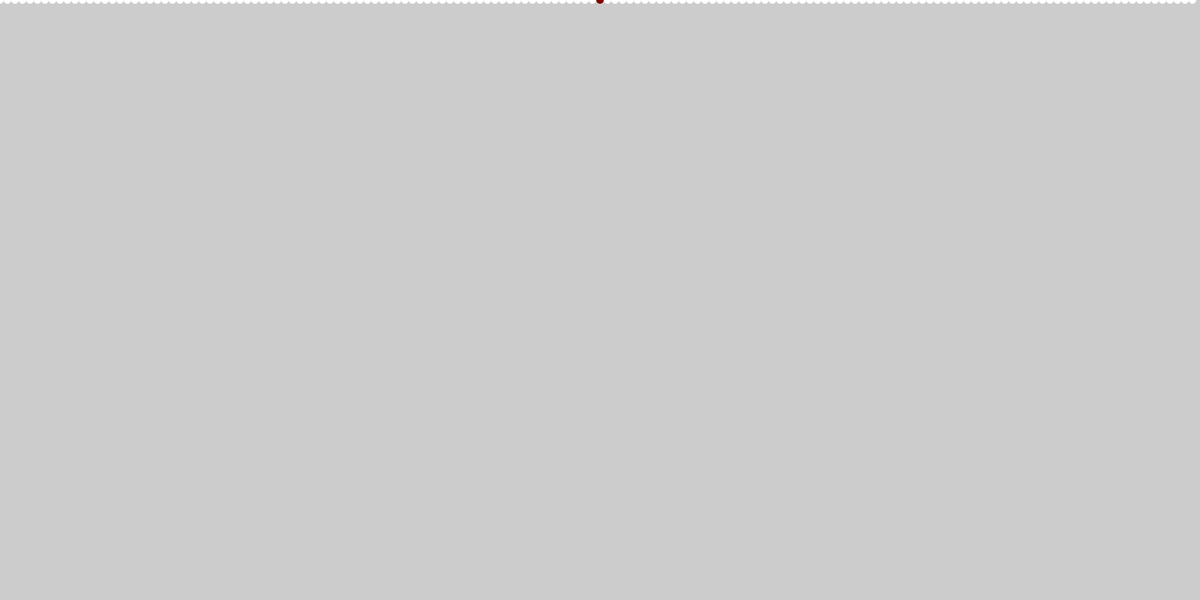
Frame 1 (no input)
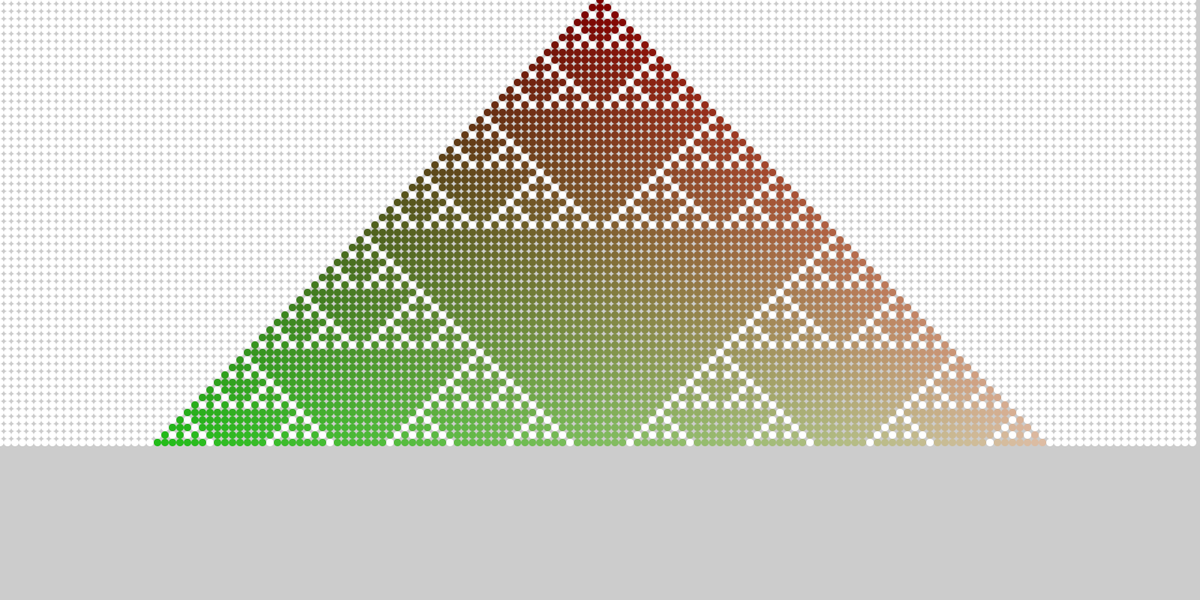
Frame 60 (the mouse pressed at the canvas centre just before this capture)
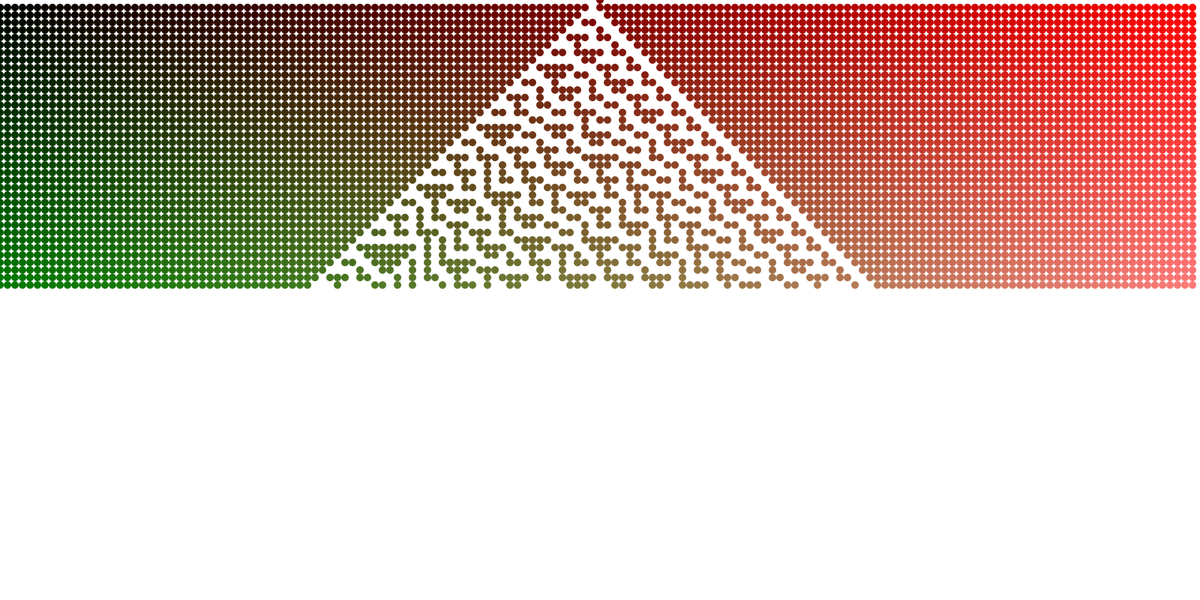
Frame 120 (the mouse held since frame 60 and released just before this capture)

The Processing sketch that drew these frames (run headless with seeded random() and noise(); from frame 60 on, the mouse is pressed at the canvas centre):

// Processing sketch: automata_final2
// ── automata_final2.pde
int numItems = 160; // Number of Items in a Generation

int numGeneration = 0;  // Number of the Current Generation

int[] currGen;  // Array to store values for Current Generation
int[] nextGen;  // Array to store values for Next Generation

int[] rule = {0,1,1,0,1,1,0,1};  // Cellular Automata Rule (rule 182)

float cellWidth;  // Width of the Cells
float cellHeight;  // Height of the Cells

void setup(){
  size(1600,800);
  
  // Calculates the width and height of the cells depending on the number of Items in a Generation
  cellWidth = width / (float) numItems;
  cellHeight = cellWidth;
  
  // Creates array to store values for Current Generation
  currGen = new int[numItems];
  
  // Creates array to store values for Next Generation
  nextGen = new int[numItems];
  
  // Sets the cell in the middle with a value = 1
  currGen[numItems/2] = 1;
}


// Resets all cells of the Current Generation to value 0
void resetGeneration(){
  for(int i=0; i<currGen.length; i++){
    currGen[i]=0;
  }
}


// Sets a random new rule
void newRule(){
  for(int i=0; i<rule.length; i++){
    rule[i] = (int)random(2);  //  0 or 1
  }
}


void draw(){
  
  // Draws the array of the Current Generation at corresponding y position
  displayGeneration(numGeneration*cellHeight);
  
  // Calculates the values of the Next Generation
  calculateNextGeneration();
  
  // Swaps the values of Arrays
  swapArrays();
  
  // Move to the next generation
  numGeneration++;
  
  
  // When all the height of the screen is filled, reset all
  if(numGeneration>80){
    // Starts again with generation zero
    numGeneration = 0;
    // Resets the vaues of the array Current Generation (all to zero)
    resetGeneration();
    // Sets the cell in the middle with a value = 1
    currGen[numItems/2] = 1;
    // Sets a random new rule
    newRule();
    // Repaints the screen
    background(255);
  }
}


// Calculates the values for the array Next Generation
void calculateNextGeneration(){
  for(int i=0; i<numItems; i++){
    nextGen[i] = calculateCellValue(i);
  }
}


// Copies the values of the array Next Generation to the array Current Generation
void swapArrays(){
  for(int i=0; i<numItems; i++){
    currGen[i] = nextGen[i];
  }
}


// Calculates the value of a cell depending on the values of previous generation
int calculateCellValue(int n){
  
  int l, c, r; // left, center and right values.
  
  if(n>0){
    l = currGen[n-1];
  }
  else {
    l = currGen[numItems-1];
  }
  
  c = currGen[n];
  
  if(n<numItems-1){
    r = currGen[n+1];
  }
  else {
    r = currGen[0];
  }
  
  int b = l*4 + c*2 + r;  // binary conversion
  
  return rule[b];
  
}


// Displays the current Generation at the corresponding Y position
void displayGeneration(float y){
  for(int i=0; i<currGen.length; i++){
    int value = currGen[i];
    float x = i*cellWidth;
    displayCell(x, y, value, cellWidth, cellHeight);
  }
}


// Displays a cell at the corresponding position, size and color
void displayCell(float x, float y, int v, float w, float h){
  stroke(0);
  if(v==0){
    fill(255);
  }
  else {
     fill(map(x, 0, width, 0, 255), map(y, 0, height, 0, 255), map(x*y, 0, height*width, 0, 255));
  }
  noStroke();
  ellipse(x,y, w, h);
}
